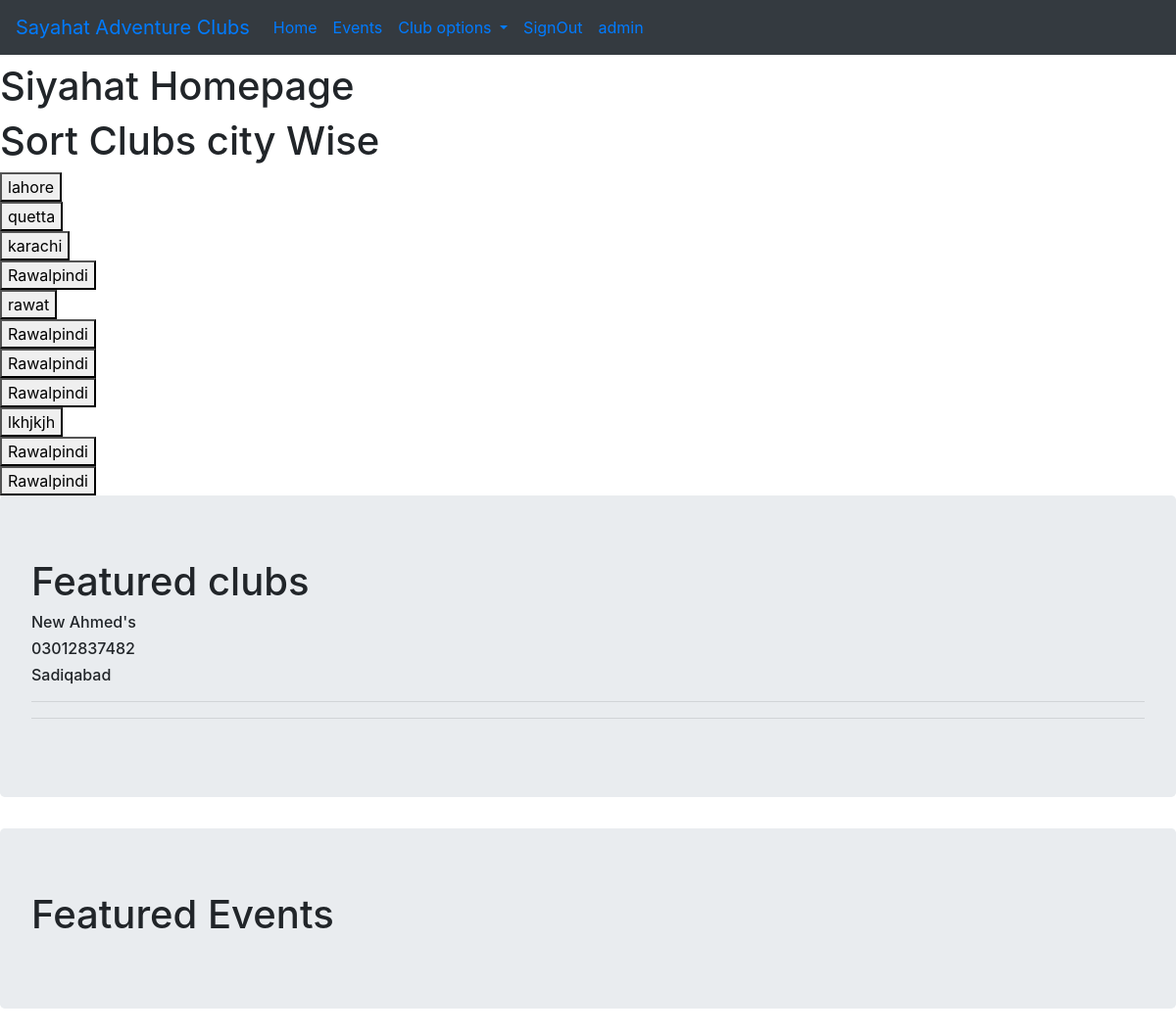
Screenshot of / (signed in) with the database file from the repository.
### AdventureClub/models.py (models this page shows, shortened)
class AdventureClub(models.Model):
    owner = models.ForeignKey(User, on_delete=models.CASCADE, default="")
    club_name = models.CharField(max_length=50)
    contact = models.CharField(max_length=11, default='')
    email = models.EmailField(null=True)
    featured = models.BooleanField(default=False)
    club_image = models.ImageField(upload_to='AdventureClub/Club_Images', null=True)
    club_address = models.CharField(max_length=80)
    city = models.CharField(null=False, blank=False, default="", max_length=25)

### AdventureClub/views.py (the view)
# urls.py: path('', views.index, name='index'),
def index(request):
    cities = models.AdventureClub.objects.values('city')
    clubs = ''
    featuredClubs = models.AdventureClub.objects.filter(featured=True)
    featuredEvents = models.AdventureEvent.objects.filter(featured=True)
    if request.method == 'POST':
        query = request.POST.get('city')
        clubs = models.AdventureClub.objects.filter(city=query)
    context = {'user': request.user, 'city': cities, 'club': clubs, 'FC': featuredClubs, 'FE': featuredEvents}
    return render(request, 'AdventureClubs/index.html', context)

### AdventureClub/templates/AdventureClubs/index.html (shortened to what this page needs)
{% extends 'AdventureClubs/base.html' %}
{% block body_block %}
<h1>Siyahat Homepage</h1>
<h1>Sort Clubs city Wise</h1>
{%for c in city%}
{%for city in c.values%}
<form method="POST">
    <button name="city" value="{{city}}">{{city}}</button>
</form>
{%endfor%}
{%endfor%}
<div class="jumbotron">
<h1>Featured clubs</h1>
    {%for fc in FC%}
    <h6>{{fc.club_name}}</h6>
    <h6>{{fc.contact}}</h6>
    <h6>{{fc.club_address}}</h6>
    <hr>
    <hr>
    {%endfor%}
</div>
<div class="jumbotron">
<h1>Featured Events</h1>
</div>
{% endblock %}

### AdventureClub/templates/AdventureClubs/base.html (shortened to what this page needs)
<!DOCTYPE html>
<html lang="en">
<head>
    <link rel="stylesheet" href="https://maxcdn.bootstrapcdn.com/bootstrap/4.0.0/css/bootstrap.min.css">
</head>
<body>
<nav class="navbar navbar-expand-lg  bg-dark">
  <a class="navbar-brand" href="{% url 'club:index' %}">Sayahat Adventure Clubs</a>
  <div class="collapse navbar-collapse" id="navbarNavDropdown">
    <ul class="navbar-nav">
      <li class="nav-item active">
        <a class="nav-link" href="{% url 'club:index' %}">Home <span class="sr-only">(current)</span></a>
      </li>
     <li class="nav-item">
        <a class="nav-link" href="{% url 'club:events' %}">Events</a>
        <li>
    <li class="nav-item">
        {% if request.user.is_authenticated %}
        <li class="nav-item">
            <li class="nav-item dropdown">
        <a class="nav-link dropdown-toggle" href="#" id="navbarDropdown" role="button" data-toggle="dropdown" aria-haspopup="true" aria-expanded="false">
          Club options
        </a>
      </li>
      </li>
        <a class="nav-link" href="{% url 'club:signOut' %}">SignOut</a>
        <a class="nav-link" href="#">{{request.user}}</a>
        {% endif %}
    </li>
    </ul>
  </div>
</nav>
{% block body_block %}
{% endblock %}
</body>
</html>

### rows the page displays
AdventureClub: club_name "New Ahmed's", contact "03012837482", club_address "Sadiqabad"

### other values shown
{{ request.user }} "admin"
{{ city }} "lahore" "quetta" "karachi" "Rawalpindi" "rawat" "Rawalpindi" "Rawalpindi" "Rawalpindi" "lkhjkjh" "Rawalpindi" "Rawalpindi"
